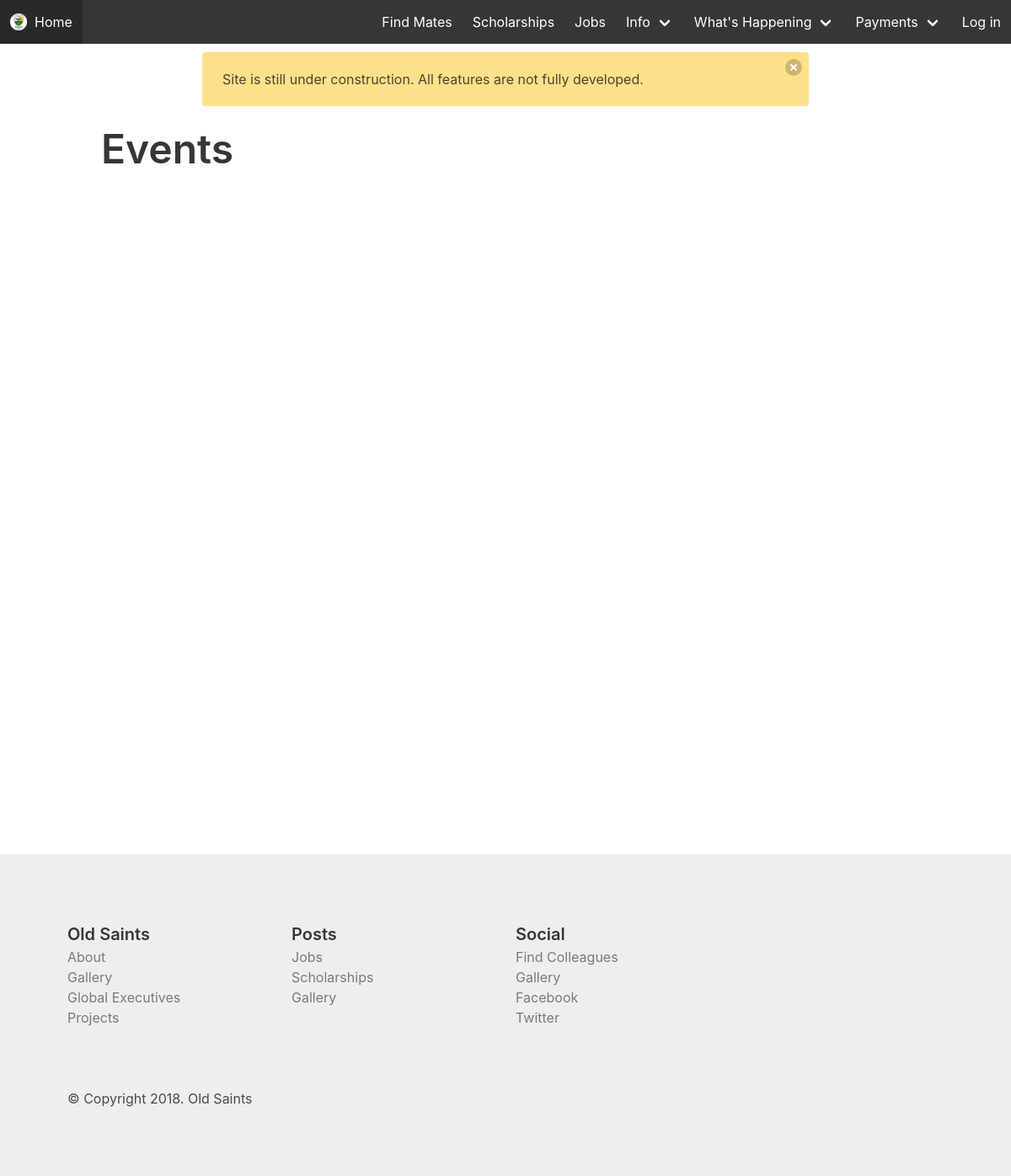
/events/, run on an earlier commit of the app's database.
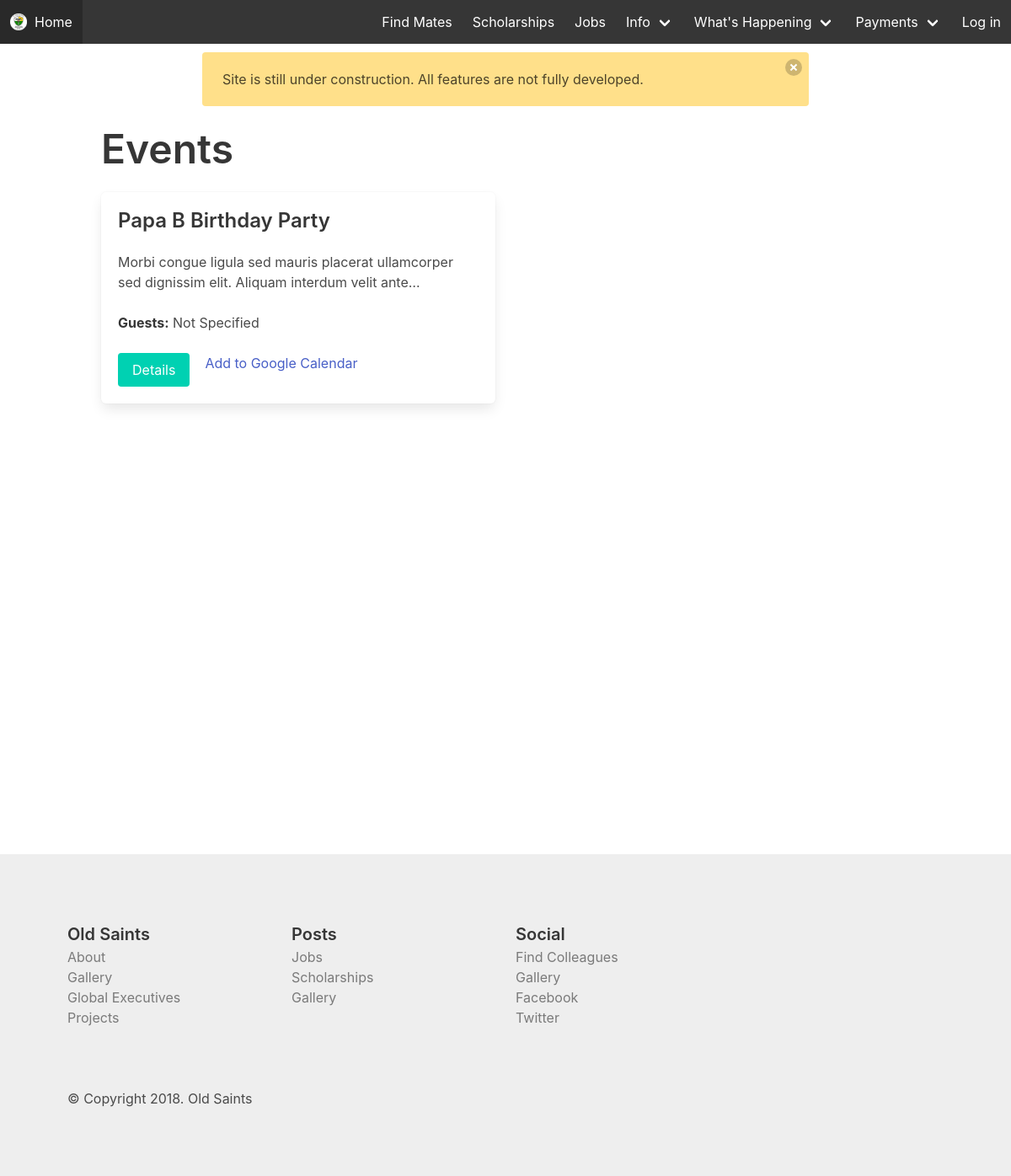
And on a later commit of the database.
### web/models.py (models this page shows, shortened)
class Event(models.Model):
    title = models.CharField(max_length=100)
    description = models.TextField()
    date = models.DateTimeField()
    guests = models.CharField(max_length=300, blank=True)
    rate = models.DecimalField(default=0.0, decimal_places=2, max_digits=9)
    active = models.BooleanField(default=True)

### web/views.py (the view)
# urls.py: url(r'^events/$', views.events, name="events"),
def events(request):
    context = {
        "events": Event.objects.all()
    }
    return render(request, 'web/events.html', context)

### web/templates/web/events.html
{% extends "web/base.html" %} {% block main_title %} Events {% endblock main_title %} {% block content %}
<div class="container">
    <p class="title is-1">Events</p>
    <div class="columns is-multiline is-mobile">
        {% for post in events %}
        <div class="column is-half">
            <div class="box">
                <p class="title is-4">{{post.title}}</p>
                <p>{{post.description|truncatechars:100}}</p>
                <br>
                <p><strong>Guests:</strong>{% if post.guests %}
                {{post.guests}}
                {% else %}
                Not Specified
                {% endif %}</p>
                <br>
                <a href="" class="button is-primary">Details</a>
                &nbsp;&nbsp;&nbsp;<a href="">Add to Google Calendar</a>
            </div>
        </div>
        {% endfor %}
    </div>
</div>
{% endblock content %}

What changed in the data, as far as the page shows it:
added Event: title "Papa B Birthday Party", description "Morbi congue ligula sed mauris placerat ullamcorper sed dignissim elit. Aliquam interdum velit ante…", guests "Not Specified"
